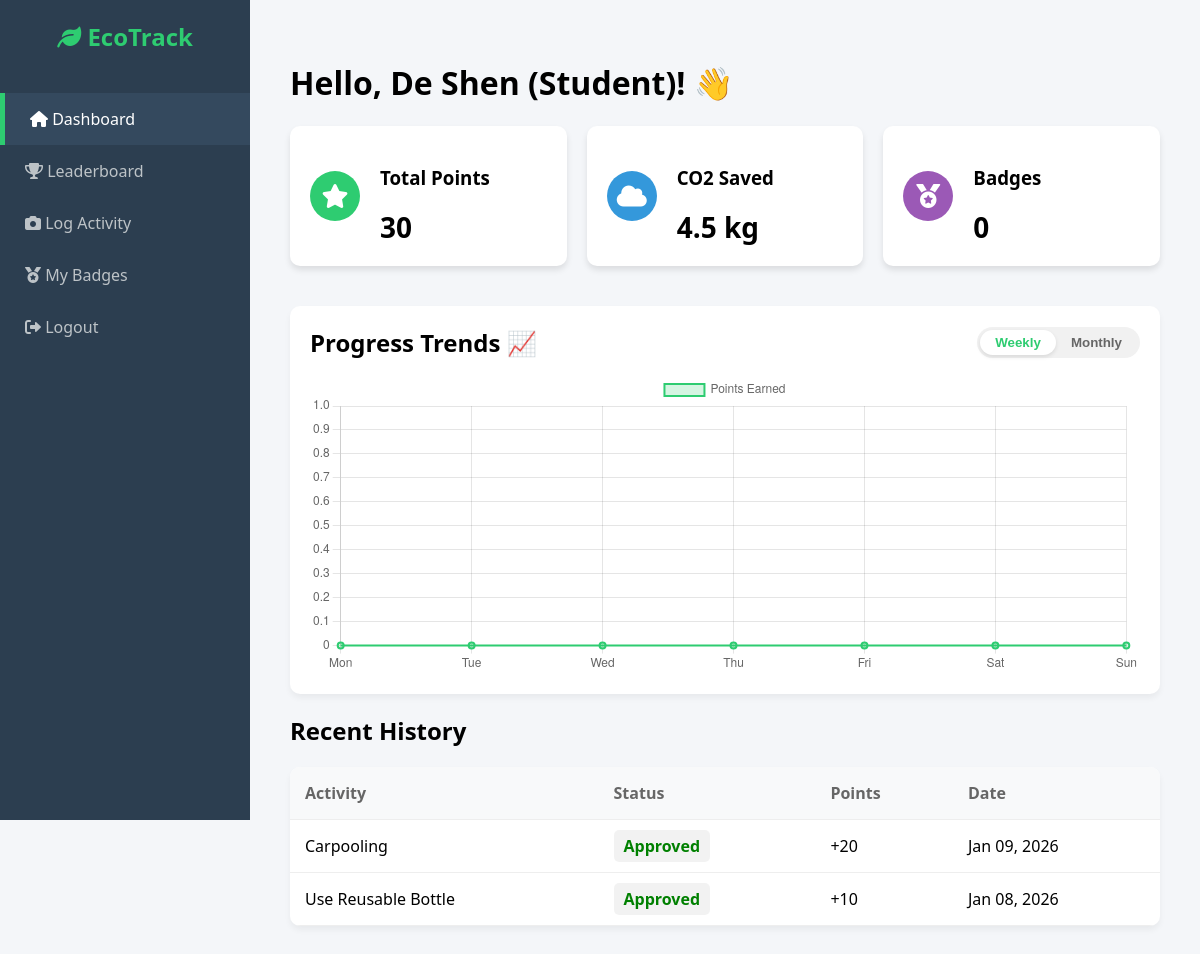
Page /pages/student/studentDashboard.php (signed in) on the committed database.
### tables this page shows
CREATE TABLE `user_activity_log` (
  `log_id` int(11) NOT NULL,
  `user_id` int(11) NOT NULL,
  `activity_id` int(11) NOT NULL,
  `challenge_id` int(11) DEFAULT NULL,
  `proof_id` int(11) NOT NULL,
  `quantity` int(11) NOT NULL DEFAULT 1,
  `points_earned` int(11) NOT NULL,
  `logged_at` datetime DEFAULT current_timestamp()
);

CREATE TABLE `eco_activities` (
  `activity_id` int(11) NOT NULL,
  `activity_name` varchar(100) NOT NULL,
  `description` text DEFAULT NULL,
  `points_awarded` int(11) NOT NULL
);

CREATE TABLE `submission_proof` (
  `proof_id` int(11) NOT NULL,
  `user_id` int(11) NOT NULL,
  `activity_id` int(11) NOT NULL,
  `challenge_id` int(11) DEFAULT NULL,
  `quantity` int(11) NOT NULL DEFAULT 1,
  `file_path` varchar(255) NOT NULL,
  `notes` text DEFAULT NULL,
  `status` enum('pending','approved','rejected') DEFAULT 'pending',
  `submitted_at` datetime DEFAULT current_timestamp()
);

### pages/student/studentDashboard.php (the view, shortened to what this page needs)
<?php
require __DIR__ . '/../../config/dbConnect.php';
$userId = $_SESSION['user']['id'] ?? null;
$userName = $_SESSION['user']['name'] ?? 'student';
$sqlPoints = "SELECT SUM(points_earned) as total FROM user_activity_log WHERE user_id = ?";
$stmt = $conn->prepare($sqlPoints);
$stmt->bind_param("i", $userId);
$stmt->execute();
$totalPoints = $stmt->get_result()->fetch_assoc()['total'] ?? 0;
$co2Saved = round($totalPoints * 0.15, 2);
$sqlBadges = "SELECT COUNT(*) as count FROM user_badges WHERE user_id = ?";
$stmt = $conn->prepare($sqlBadges);
$stmt->bind_param("i", $userId);
$stmt->execute();
$badgeCount = $stmt->get_result()->fetch_assoc()['count'];
$weeklyLabels = []; $weeklyData = [];
for ($i = 6; $i >= 0; $i--) {
    $date = date('Y-m-d', strtotime("-$i days"));
    $weeklyLabels[] = date('D', strtotime("-$i days"));
    $sqlChart = "SELECT SUM(points_earned) as daily_total FROM user_activity_log WHERE user_id = ? AND DATE(logged_at) = ?";
    $stmt = $conn->prepare($sqlChart);
    $stmt->bind_param("is", $userId, $date);
    $stmt->execute();
    $weeklyData[] = $stmt->get_result()->fetch_assoc()['daily_total'] ?? 0;
}
$monthlyLabels = []; $monthlyData = [];
for ($i = 29; $i >= 0; $i--) {
    $date = date('Y-m-d', strtotime("-$i days"));
    $monthlyLabels[] = date('d M', strtotime("-$i days"));
    $sqlChart = "SELECT SUM(points_earned) as daily_total FROM user_activity_log WHERE user_id = ? AND DATE(logged_at) = ?";
    $stmt = $conn->prepare($sqlChart);
    $stmt->bind_param("is", $userId, $date);
    $stmt->execute();
    $monthlyData[] = $stmt->get_result()->fetch_assoc()['daily_total'] ?? 0;
}
?>
<!DOCTYPE html>
<html lang="en">
<head>
    <link rel="stylesheet" href="style.css">
    <link rel="stylesheet" href="https://cdnjs.cloudflare.com/ajax/libs/font-awesome/6.0.0/css/all.min.css">
</head>
<body>
    <nav class="sidebar">
        <div class="logo"><i class="fa-solid fa-leaf"></i> EcoTrack</div>
        <ul>
            <li><a href="studentDashboard.php" class="active"><i class="fa-solid fa-house"></i> Dashboard</a></li>
            <li><a href="leaderboard.php"><i class="fa-solid fa-trophy"></i> Leaderboard</a></li>
            <li><a href="submitAction.php"><i class="fa-solid fa-camera"></i> Log Activity</a></li>
            <li><a href="myBadges.php"><i class="fa-solid fa-medal"></i> My Badges</a></li>
            <li><a href="logout.php"><i class="fa-solid fa-right-from-bracket"></i> Logout</a></li>
        </ul>
    </nav>
    <main class="main-content">
        <header>
            <h1>Hello, <?php echo htmlspecialchars($userName); ?>! 👋</h1>
        </header>
        <section class="stats-grid">
            <div class="card green-card">
                <div class="icon-box"><i class="fa-solid fa-star"></i></div>
                <div><h3>Total Points</h3><p class="big-number"><?php echo $totalPoints; ?></p></div>
            </div>
            <div class="card blue-card">
                <div class="icon-box"><i class="fa-solid fa-cloud"></i></div>
                <div><h3>CO2 Saved</h3><p class="big-number"><?php echo $co2Saved; ?> kg</p></div>
            </div>
            <div class="card purple-card">
                <div class="icon-box"><i class="fa-solid fa-medal"></i></div>
                <div><h3>Badges</h3><p class="big-number"><?php echo $badgeCount; ?></p></div>
            </div>
        </section>
        <section class="chart-section" style="background: white; padding: 20px; border-radius: 10px; margin-bottom: 20px; box-shadow: 0 4px 6px rgba(0,0,0,0.05);">
            <div class="chart-header">
                <h2 style="margin:0;">Progress Trends 📈</h2>
                <div class="chart-toggles">
                    <button class="chart-btn active" onclick="updateChart('weekly')" id="btnWeekly">Weekly</button>
                    <button class="chart-btn" onclick="updateChart('monthly')" id="btnMonthly">Monthly</button>
                </div>
            </div>
            <div style="height: 300px;">
                <canvas id="progressChart"></canvas>
            </div>
        </section>
        <section class="recent-activity">
            <h2>Recent History</h2>
            <div class="table-container">
                <table>
                    <thead>
                        <tr><th>Activity</th><th>Status</th><th>Points</th><th>Date</th></tr>
                    </thead>
                    <tbody>
                        <?php
                        $sqlHistory = "SELECT sp.status, sp.submitted_at, ea.activity_name, ual.points_earned, ea.points_awarded
                                       FROM submission_proof sp
                                       JOIN eco_activities ea ON sp.activity_id = ea.activity_id
                                       LEFT JOIN user_activity_log ual ON sp.proof_id = ual.proof_id
                                       WHERE sp.user_id = ? ORDER BY sp.submitted_at DESC LIMIT 5";
                        $stmt = $conn->prepare($sqlHistory);
                        $stmt->bind_param("i", $userId);
                        $stmt->execute();
                        $history = $stmt->get_result();
                        if ($history->num_rows > 0) {
                            while($row = $history->fetch_assoc()) {
                                $statusColor = ($row['status'] == 'approved') ? 'green' : (($row['status'] == 'rejected') ? 'red' : 'orange');
                                $pointsDisplay = ($row['status'] == 'approved') ? "+".$row['points_earned'] : (($row['status'] == 'rejected') ? '0' : "+".$row['points_awarded']."?");
                                ?>
                                <tr>
                                    <td><?php echo htmlspecialchars($row['activity_name']); ?></td>
                                    <td><span style="color: <?php echo $statusColor; ?>; font-weight: bold; padding: 5px 10px; background: rgba(0,0,0,0.05); border-radius: 5px;"><?php echo ucfirst($row['status']); ?></span></td>
                                    <td><?php echo $pointsDisplay; ?></td>
                                    <td><?php echo date('M d, Y', strtotime($row['submitted_at'])); ?></td>
                                </tr>
                                <?php
                            }
                        } else {
                            echo "<tr><td colspan='4'>No activities yet.</td></tr>";
                        }
                        ?>
                    </tbody>
                </table>
            </div>
        </section>
    </main>
    <script>
        // UPDATED FUNCTION: Toggles both Sidebar and Overlay
        function toggleSidebar() {
            document.querySelector('.sidebar').classList.toggle('active');
            document.querySelector('.overlay').classList.toggle('active');
        }
        const ctx = document.getElementById('progressChart').getContext('2d');
        const weeklyLabels = <?php echo json_encode($weeklyLabels); ?>;
        const weeklyData = <?php echo json_encode($weeklyData); ?>;
        const monthlyLabels = <?php echo json_encode($monthlyLabels); ?>;
        const monthlyData = <?php echo json_encode($monthlyData); ?>;
        let myChart = new Chart(ctx, {
            type: 'line',
            data: {
                labels: weeklyLabels,
                datasets: [{
                    label: 'Points Earned',
                    data: weeklyData,
                    borderColor: '#2ecc71',
                    backgroundColor: 'rgba(46, 204, 113, 0.2)',
                    borderWidth: 2,
                    fill: true,
                    tension: 0.4
                }]
            },
            options: { responsive: true, maintainAspectRatio: false, scales: { y: { beginAtZero: true } } }
        });
        function updateChart(period) {
            const btnWeekly = document.getElementById('btnWeekly');
            const btnMonthly = document.getElementById('btnMonthly');
            if (period === 'weekly') {
                myChart.data.labels = weeklyLabels;
                myChart.data.datasets[0].data = weeklyData;
                btnWeekly.classList.add('active');
                btnMonthly.classList.remove('active');
            } else {
                myChart.data.labels = monthlyLabels;
                myChart.data.datasets[0].data = monthlyData;
                btnMonthly.classList.add('active');
                btnWeekly.classList.remove('active');
            }
            myChart.update();
        }
    </script>
</body>
</html>

### pages/student/style.css (style rules this page uses)
body { margin: 0; font-family: 'Segoe UI', Tahoma, Geneva, Verdana, sans-serif; background-color: #f4f6f9; display: flex; min-height: 100vh; }
.sidebar { width: 250px; height: 100vh; background-color: #2c3e50; color: white; position: fixed; top: 0; left: 0; padding-top: 20px; transition: transform 0.3s ease-in-out; z-index: 1000; }
.sidebar .logo { text-align: center; font-size: 24px; font-weight: bold; margin-bottom: 40px; color: #2ecc71; }
.sidebar ul { list-style: none; padding: 0; }
.sidebar ul li a { display: block; padding: 15px 25px; color: #bdc3c7; text-decoration: none; transition: 0.3s; }
.sidebar ul li a:hover, .sidebar ul li a.active { background-color: #34495e; color: #fff; border-left: 5px solid #2ecc71; }
.main-content { margin-left: 250px; padding: 40px; width: 100%; transition: margin-left 0.3s; }
.stats-grid { display: flex; gap: 20px; margin-bottom: 40px; }
.card { flex: 1; background: white; padding: 20px; border-radius: 10px; box-shadow: 0 4px 6px rgba(0,0,0,0.1); display: flex; align-items: center; gap: 20px; }
.icon-box { width: 50px; height: 50px; border-radius: 50%; display: flex; align-items: center; justify-content: center; font-size: 24px; color: white; }
.green-card .icon-box { background-color: #2ecc71; }
.blue-card .icon-box { background-color: #3498db; }
.purple-card .icon-box { background-color: #9b59b6; }
.big-number { font-size: 28px; font-weight: bold; margin: 5px 0 0 0; }
.table-container { width: 100%; overflow-x: auto; background: white; border-radius: 10px; box-shadow: 0 4px 6px rgba(0,0,0,0.05); }
table { width: 100%; border-collapse: collapse; min-width: 600px; }
th, td { padding: 15px; text-align: left; border-bottom: 1px solid #eee; }
th { background-color: #f8f9fa; color: #666; }
a { text-decoration: none; color: #3498db; }

### pages/student/studentDashboard.php (style rules this page uses)
.chart-header { display: flex; justify-content: space-between; align-items: center; margin-bottom: 15px; }
.chart-toggles { background: #f1f1f1; border-radius: 20px; padding: 3px; display: flex; }
.chart-btn { border: none; background: transparent; padding: 5px 15px; border-radius: 15px; cursor: pointer; color: #666; font-weight: bold; transition: 0.3s; }
.chart-btn.active { background: white; color: #2ecc71; box-shadow: 0 2px 4px rgba(0,0,0,0.1); }

### rows in the picture
user_activity_log: activity.activity_name "Carpooling", proof.status "Approved", pointsDisplay "+20", proof.submitted_at "Jan 09, 2026"
user_activity_log: activity.activity_name "Use Reusable Bottle", proof.status "Approved", pointsDisplay "+10", proof.submitted_at "Jan 08, 2026"

### other values in the picture
$userName "De Shen (Student)"
$totalPoints "30"
$co2Saved "4.5"
$badgeCount "0"
chart data {{ json_encode($weeklyData) }} [0,0,0,0,0,0,0]
